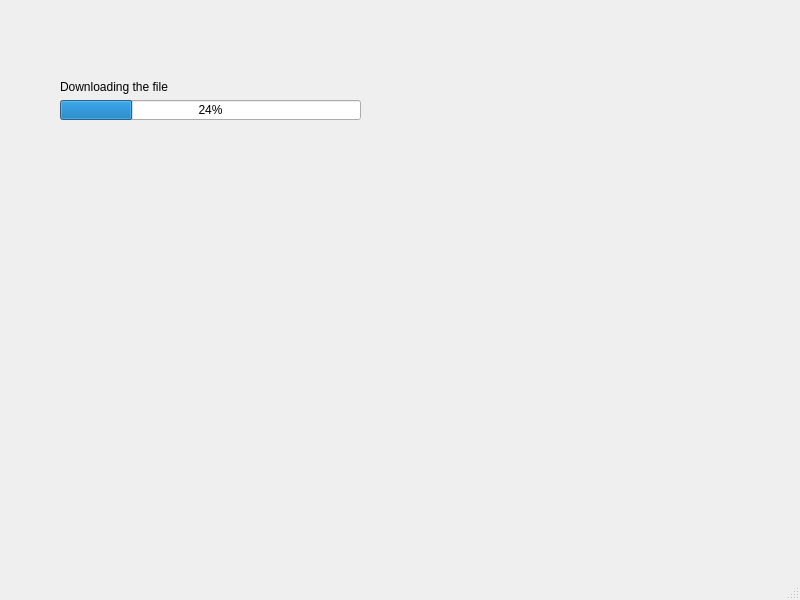
<?xml version="1.0" encoding="UTF-8"?>
<ui version="4.0">
 <class>MainWindow</class>
 <widget class="QMainWindow" name="MainWindow">
  <property name="geometry">
   <rect>
    <x>0</x>
    <y>0</y>
    <width>800</width>
    <height>600</height>
   </rect>
  </property>
  <property name="windowTitle">
   <string>MainWindow</string>
  </property>
  <widget class="QWidget" name="centralwidget">
   <widget class="QWidget" name="">
    <property name="geometry">
     <rect>
      <x>60</x>
      <y>80</y>
      <width>301</width>
      <height>40</height>
     </rect>
    </property>
    <layout class="QVBoxLayout" name="verticalLayout">
     <item>
      <widget class="QLabel" name="label">
       <property name="text">
        <string>Downloading the file</string>
       </property>
      </widget>
     </item>
     <item>
      <widget class="QProgressBar" name="progressBar">
       <property name="value">
        <number>24</number>
       </property>
      </widget>
     </item>
    </layout>
   </widget>
  </widget>
  <widget class="QMenuBar" name="menubar">
   <property name="geometry">
    <rect>
     <x>0</x>
     <y>0</y>
     <width>800</width>
     <height>23</height>
    </rect>
   </property>
  </widget>
  <widget class="QStatusBar" name="statusbar"/>
 </widget>
 <resources/>
 <connections/>
</ui>
